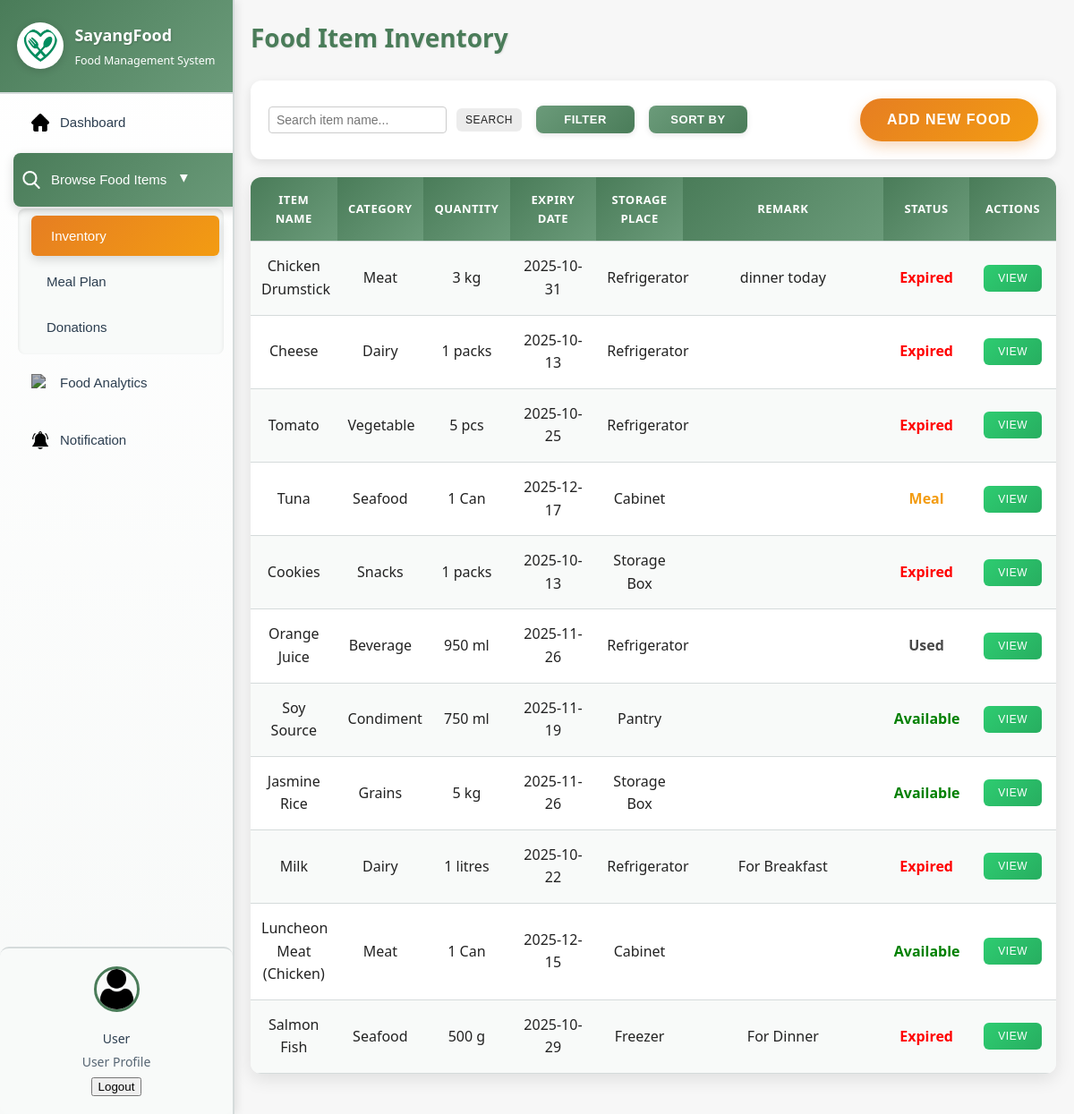
The app's page /inventory_list.php?category=Seafood (signed in) with its own data.
### tables this page shows
CREATE TABLE `food_item_inventory` (
  `item_id` int(11) NOT NULL,
  `user_id` int(11) NOT NULL,
  `item_name` varchar(30) NOT NULL,
  `item_category` varchar(15) NOT NULL,
  `quantity` varchar(20) NOT NULL,
  `expiry_date` date NOT NULL,
  `item_status` varchar(20) NOT NULL,
  `storage_place` varchar(20) NOT NULL,
  `item_remark` varchar(255) NOT NULL
);

### inventory_list.php (the view, shortened to what this page needs)
<?php
include 'db_connect.php';
$currentUserId = (int)$_SESSION['user_id'];
$conn->query("
  UPDATE food_item_inventory
  SET item_status = 'Expired'
  WHERE expiry_date < CURDATE()
    AND item_status NOT IN ('Used','Donated','Expired')
");
$where  = "user_id = ? AND item_status != 'Donated'";
$types  = "i";
$params = [$currentUserId];
$orderBy = " ORDER BY item_id DESC";
$sql = "SELECT * FROM food_item_inventory WHERE $where $orderBy";
$stmt = $conn->prepare($sql);
$stmt->bind_param($types, ...$params);
$stmt->execute();
$result = $stmt->get_result();
?>
<!DOCTYPE html>
<html lang="en">
<head>
  <link rel="stylesheet" href="inventory_list.css">
</head>
<body>
  <div id="pageContent">
    <div class="sidebar">
      <div class="logo-container">
        <img src="pic/logo.png" alt="SayangFood Logo" class="logo-img">
        <div class="logo-text">
          <span class="brand">SayangFood</span><br>
          <small>Food Management System</small>
        </div>
      </div>
      <button class="menu-item" onclick="location.href='dashboard_page.html'">
        <img src="pic/home.png" alt="Home Icon" class="icon"> Dashboard
      </button>
      <button class="menu-item dropdown-btn" onclick="toggleDropdown()">
        <img src="pic/search.png" class="icon"> Browse Food Items
        <span class="arrow" id="arrowIcon">▼</span>
      </button>
      <div class="dropdown-container" id="dropdownMenu">
        <button class="submenu-item" data-page="inventory_list.php" onclick="window.location.href='inventory_list.php'">Inventory</button>
        <button class="submenu-item" data-page="meal_plan.php" onclick="window.location.href='meal_plan.php'">Meal Plan</button>
        <button class="submenu-item" data-page="donation_list.php" onclick="window.location.href='donation_list.php'">Donations</button>
      </div>
      <button class="menu-item">
        <img src="pic/data-analytics.png" alt="Analytics Icon" class="icon"> Food Analytics
      </button>
      <button class="menu-item">
        <img src="pic/notification.png" alt="Notification Icon" class="icon"> Notification
      </button>
      <div class="profile">
        <img src="pic/user.png" alt="User" class="profile-img">
        <div class="profile-info">
          <p class="username" id="username">User</p>
          <p class="role">User Profile</p>
          <button onclick="logout()" class="logout-btn">Logout</button>
        </div>
      </div>
    </div>
    <div class="main-content">
      <div class="header">
        <h1>Food Item Inventory</h1>
      </div>
      <div class="controls">
            <div class="controls-left" style="display:flex;gap:10px;align-items:center;">
              <form method="GET" action="inventory_list.php" style="display:flex;gap:8px;align-items:center;" onsubmit="return validateSearchInput(this)">
                <input type="text" id="searchInput" name="search" placeholder="Search item name..." style="padding:6px 8px;border-radius:4px;border:1px solid #ccc;" value="<?php echo isset($_GET['search']) ? htmlspecialchars($_GET['search']) : ''; ?>">
                <button type="submit" class="action-btn search-btn" style="padding:6px 10px;">Search</button>
              </form>
              <button class="action-btn edit-btn" style="min-width:110px;max-width:110px;" onclick="openFilterPopup()">Filter</button>
              <button class="action-btn edit-btn" style="min-width:110px;max-width:110px;" onclick="openSortPopup()">Sort By</button>
            </div>
            <div class="controls-right">
              <button class="action-btn add-btn" onclick="openPopup()">Add New Food</button>
            </div>
      </div>
      <table>
        <tr>
          <th>Item Name</th>
          <th>Category</th>
          <th>Quantity</th>
          <th>Expiry Date</th>
          <th>Storage Place</th>
          <th>Remark</th>
          <th>Status</th>
          <th>Actions</th>
        </tr>
        <?php
        while($row = mysqli_fetch_assoc($result)) {
          $status = $row['item_status'];
        ?>
          <tr>
            <td><?= htmlspecialchars($row['item_name']) ?></td>
            <td><?= htmlspecialchars($row['item_category']) ?></td>
            <td><?= htmlspecialchars($row['quantity']) ?></td>
            <td><?= date('Y-m-d', strtotime($row['expiry_date'])) ?></td>
            <td><?= htmlspecialchars($row['storage_place']) ?></td>
            <td class="remark-cell">
              <div class="truncate" title="<?= htmlspecialchars($row['item_remark']) ?>">
                <?= htmlspecialchars($row['item_remark']) ?>
              </div>
            </td>
            <?php
              $displayStatus = ($status === 'Planned for Meal') ? 'Meal' : $status;
              $statusClass = 'status-available';
              if (strtolower($status) === 'expired') {
                $statusClass = 'status-expired';
              } elseif (strtolower($status) === 'used') {
                $statusClass = 'status-used';
              } elseif (strtolower($status) === 'planned for meal') {
                $statusClass = 'status-planned-for-meal';
              }
            ?>
            <td class="<?= $statusClass ?>">
              <?= htmlspecialchars($displayStatus) ?>
            </td>
            <td>
              <button class="action-btn view-btn" onclick='openViewPopup(<?= json_encode($row) ?>)'>View</button>
            </td>
          </tr>
        <?php }
        ?>
      </table>
    </div>
  </div>
</body>
</html>

### records on screen
food_item_inventory: item_name "Chicken Drumstick", item_category "Meat", quantity "3 kg", expiry_date "2025-10-31", storage_place "Refrigerator", item_remark "dinner today", item_status "Expired"
food_item_inventory: item_name "Cheese", item_category "Dairy", quantity "1 packs", expiry_date "2025-10-13", storage_place "Refrigerator", item_status "Expired"
food_item_inventory: item_name "Tomato", item_category "Vegetable", quantity "5 pcs", expiry_date "2025-10-25", storage_place "Refrigerator", item_status "Expired"
food_item_inventory: item_name "Tuna", item_category "Seafood", quantity "1 Can", expiry_date "2025-12-17", storage_place "Cabinet", item_status "Meal"
food_item_inventory: item_name "Cookies", item_category "Snacks", quantity "1 packs", expiry_date "2025-10-13", storage_place "Storage Box", item_status "Expired"
food_item_inventory: item_name "Orange Juice", item_category "Beverage", quantity "950 ml", expiry_date "2025-11-26", storage_place "Refrigerator", item_status "Used"
food_item_inventory: item_name "Soy Source", item_category "Condiment", quantity "750 ml", expiry_date "2025-11-19", storage_place "Pantry", item_status "Available"
food_item_inventory: item_name "Jasmine Rice", item_category "Grains", quantity "5 kg", expiry_date "2025-11-26", storage_place "Storage Box", item_status "Available"
food_item_inventory: item_name "Milk", item_category "Dairy", quantity "1 litres", expiry_date "2025-10-22", storage_place "Refrigerator", item_remark "For Breakfast", item_status "Expired"
food_item_inventory: item_name "Luncheon Meat (Chicken)", item_category "Meat", quantity "1 Can", expiry_date "2025-12-15", storage_place "Cabinet", item_status "Available"
food_item_inventory: item_name "Salmon Fish", item_category "Seafood", quantity "500 g", expiry_date "2025-10-29", storage_place "Freezer", item_remark "For Dinner", item_status "Expired"
